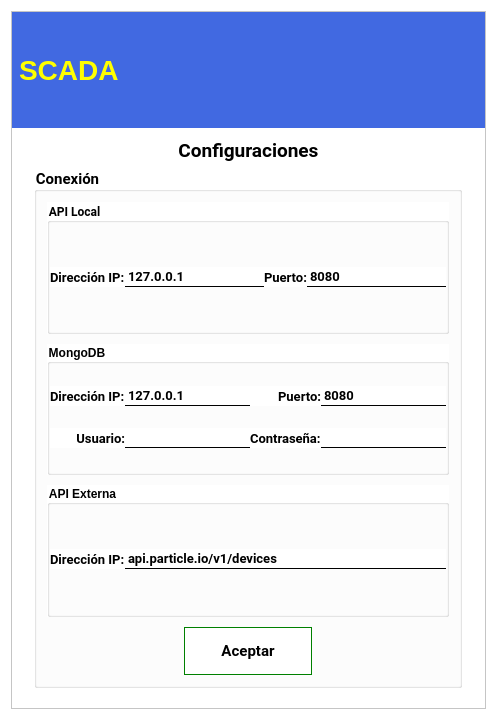
<?xml version="1.0" encoding="UTF-8"?>
<ui version="4.0">
 <class>ConfiguracionesModal</class>
 <widget class="QWidget" name="ConfiguracionesModal">
  <property name="windowModality">
   <enum>Qt::WindowModal</enum>
  </property>
  <property name="geometry">
   <rect>
    <x>0</x>
    <y>0</y>
    <width>497</width>
    <height>720</height>
   </rect>
  </property>
  <property name="sizePolicy">
   <sizepolicy hsizetype="Preferred" vsizetype="Maximum">
    <horstretch>0</horstretch>
    <verstretch>0</verstretch>
   </sizepolicy>
  </property>
  <property name="minimumSize">
   <size>
    <width>480</width>
    <height>720</height>
   </size>
  </property>
  <property name="font">
   <font>
    <family>Noto Serif</family>
    <pointsize>11</pointsize>
    <weight>75</weight>
    <bold>true</bold>
   </font>
  </property>
  <property name="contextMenuPolicy">
   <enum>Qt::NoContextMenu</enum>
  </property>
  <property name="windowTitle">
   <string>Sistema SCADA</string>
  </property>
  <property name="windowIcon">
   <iconset>
    <normaloff>../../../../../.designer/if_16_1751363.ico</normaloff>../../../../../.designer/if_16_1751363.ico</iconset>
  </property>
  <property name="styleSheet">
   <string notr="true">background-color: rgb(255, 255, 255);</string>
  </property>
  <property name="inputMethodHints">
   <set>Qt::ImhSensitiveData</set>
  </property>
  <layout class="QVBoxLayout" name="verticalLayout">
   <item>
    <widget class="QFrame" name="MainFrame">
     <property name="minimumSize">
      <size>
       <width>360</width>
       <height>0</height>
      </size>
     </property>
     <property name="frameShape">
      <enum>QFrame::StyledPanel</enum>
     </property>
     <property name="frameShadow">
      <enum>QFrame::Raised</enum>
     </property>
     <layout class="QVBoxLayout" name="verticalLayout_2">
      <property name="spacing">
       <number>0</number>
      </property>
      <property name="leftMargin">
       <number>0</number>
      </property>
      <property name="topMargin">
       <number>0</number>
      </property>
      <property name="rightMargin">
       <number>0</number>
      </property>
      <property name="bottomMargin">
       <number>20</number>
      </property>
      <item>
       <widget class="QFrame" name="TitleFrame">
        <property name="maximumSize">
         <size>
          <width>16777215</width>
          <height>16777215</height>
         </size>
        </property>
        <property name="frameShape">
         <enum>QFrame::NoFrame</enum>
        </property>
        <property name="frameShadow">
         <enum>QFrame::Plain</enum>
        </property>
        <layout class="QGridLayout" name="gridLayout">
         <property name="leftMargin">
          <number>0</number>
         </property>
         <property name="topMargin">
          <number>0</number>
         </property>
         <property name="rightMargin">
          <number>0</number>
         </property>
         <property name="bottomMargin">
          <number>0</number>
         </property>
         <property name="spacing">
          <number>0</number>
         </property>
         <item row="0" column="0">
          <widget class="QLabel" name="lblUDB">
           <property name="sizePolicy">
            <sizepolicy hsizetype="Maximum" vsizetype="Maximum">
             <horstretch>0</horstretch>
             <verstretch>0</verstretch>
            </sizepolicy>
           </property>
           <property name="minimumSize">
            <size>
             <width>0</width>
             <height>116</height>
            </size>
           </property>
           <property name="maximumSize">
            <size>
             <width>16777215</width>
             <height>116</height>
            </size>
           </property>
           <property name="styleSheet">
            <string notr="true">background-color: rgb(65, 105, 225);
margin:0px;</string>
           </property>
           <property name="frameShape">
            <enum>QFrame::NoFrame</enum>
           </property>
           <property name="text">
            <string/>
           </property>
           <property name="pixmap">
            <pixmap resource="../../resources/resources.qrc">:/source/img/logo.png</pixmap>
           </property>
           <property name="alignment">
            <set>Qt::AlignRight|Qt::AlignTrailing|Qt::AlignVCenter</set>
           </property>
          </widget>
         </item>
         <item row="0" column="2">
          <widget class="QFrame" name="ExitFrame">
           <property name="sizePolicy">
            <sizepolicy hsizetype="Maximum" vsizetype="Minimum">
             <horstretch>0</horstretch>
             <verstretch>0</verstretch>
            </sizepolicy>
           </property>
           <property name="minimumSize">
            <size>
             <width>0</width>
             <height>116</height>
            </size>
           </property>
           <property name="maximumSize">
            <size>
             <width>16777215</width>
             <height>116</height>
            </size>
           </property>
           <property name="styleSheet">
            <string notr="true">background-color: rgb(65, 105, 225);</string>
           </property>
           <property name="frameShape">
            <enum>QFrame::NoFrame</enum>
           </property>
           <property name="frameShadow">
            <enum>QFrame::Plain</enum>
           </property>
           <property name="lineWidth">
            <number>0</number>
           </property>
           <layout class="QGridLayout" name="gridLayout_4">
            <property name="leftMargin">
             <number>0</number>
            </property>
            <property name="topMargin">
             <number>0</number>
            </property>
            <property name="rightMargin">
             <number>0</number>
            </property>
            <property name="bottomMargin">
             <number>0</number>
            </property>
            <property name="spacing">
             <number>0</number>
            </property>
            <item row="0" column="1">
             <widget class="QPushButton" name="btnExit">
              <property name="sizePolicy">
               <sizepolicy hsizetype="Maximum" vsizetype="Maximum">
                <horstretch>0</horstretch>
                <verstretch>0</verstretch>
               </sizepolicy>
              </property>
              <property name="maximumSize">
               <size>
                <width>32</width>
                <height>32</height>
               </size>
              </property>
              <property name="layoutDirection">
               <enum>Qt::RightToLeft</enum>
              </property>
              <property name="text">
               <string/>
              </property>
              <property name="icon">
               <iconset resource="../../resources/resources.qrc">
                <normaloff>:/source/img/Cancelar.png</normaloff>:/source/img/Cancelar.png</iconset>
              </property>
              <property name="iconSize">
               <size>
                <width>24</width>
                <height>24</height>
               </size>
              </property>
              <property name="flat">
               <bool>true</bool>
              </property>
             </widget>
            </item>
            <item row="0" column="0" rowspan="2">
             <widget class="QLabel" name="lblIIE">
              <property name="sizePolicy">
               <sizepolicy hsizetype="Maximum" vsizetype="Preferred">
                <horstretch>0</horstretch>
                <verstretch>0</verstretch>
               </sizepolicy>
              </property>
              <property name="maximumSize">
               <size>
                <width>16777215</width>
                <height>116</height>
               </size>
              </property>
              <property name="styleSheet">
               <string notr="true">background-color: rgb(65, 105, 225);
margin:0px;</string>
              </property>
              <property name="text">
               <string/>
              </property>
              <property name="pixmap">
               <pixmap resource="../../resources/resources.qrc">:/source/img/iiie.png</pixmap>
              </property>
              <property name="scaledContents">
               <bool>false</bool>
              </property>
              <property name="alignment">
               <set>Qt::AlignCenter</set>
              </property>
             </widget>
            </item>
           </layout>
          </widget>
         </item>
         <item row="0" column="1">
          <widget class="QLabel" name="lblSCADA">
           <property name="sizePolicy">
            <sizepolicy hsizetype="Minimum" vsizetype="Maximum">
             <horstretch>0</horstretch>
             <verstretch>0</verstretch>
            </sizepolicy>
           </property>
           <property name="minimumSize">
            <size>
             <width>250</width>
             <height>116</height>
            </size>
           </property>
           <property name="maximumSize">
            <size>
             <width>16777215</width>
             <height>116</height>
            </size>
           </property>
           <property name="font">
            <font>
             <pointsize>21</pointsize>
             <weight>75</weight>
             <bold>true</bold>
            </font>
           </property>
           <property name="autoFillBackground">
            <bool>false</bool>
           </property>
           <property name="styleSheet">
            <string notr="true">color: rgb(255, 255, 0);background-color: rgb(65, 105, 225);
margin:0px;</string>
           </property>
           <property name="text">
            <string>SCADA</string>
           </property>
          </widget>
         </item>
        </layout>
       </widget>
      </item>
      <item>
       <widget class="QLabel" name="lblTitle">
        <property name="sizePolicy">
         <sizepolicy hsizetype="Minimum" vsizetype="Maximum">
          <horstretch>0</horstretch>
          <verstretch>0</verstretch>
         </sizepolicy>
        </property>
        <property name="maximumSize">
         <size>
          <width>16777215</width>
          <height>51</height>
         </size>
        </property>
        <property name="font">
         <font>
          <family>Roboto</family>
          <pointsize>14</pointsize>
          <weight>75</weight>
          <bold>true</bold>
         </font>
        </property>
        <property name="styleSheet">
         <string notr="true">margin-top:5px;</string>
        </property>
        <property name="text">
         <string>Configuraciones</string>
        </property>
        <property name="alignment">
         <set>Qt::AlignCenter</set>
        </property>
       </widget>
      </item>
      <item alignment="Qt::AlignHCenter">
       <widget class="QGroupBox" name="ContentBox">
        <property name="sizePolicy">
         <sizepolicy hsizetype="Preferred" vsizetype="Preferred">
          <horstretch>0</horstretch>
          <verstretch>0</verstretch>
         </sizepolicy>
        </property>
        <property name="minimumSize">
         <size>
          <width>401</width>
          <height>520</height>
         </size>
        </property>
        <property name="font">
         <font>
          <family>Roboto</family>
          <pointsize>11</pointsize>
          <weight>75</weight>
          <bold>true</bold>
         </font>
        </property>
        <property name="styleSheet">
         <string notr="true">background-color: rgb(255, 255, 255);</string>
        </property>
        <property name="title">
         <string>Conexión</string>
        </property>
        <property name="alignment">
         <set>Qt::AlignBottom|Qt::AlignJustify</set>
        </property>
        <property name="flat">
         <bool>true</bool>
        </property>
        <layout class="QVBoxLayout" name="ContentLayout">
         <property name="spacing">
          <number>10</number>
         </property>
         <property name="leftMargin">
          <number>10</number>
         </property>
         <property name="topMargin">
          <number>10</number>
         </property>
         <property name="rightMargin">
          <number>10</number>
         </property>
         <property name="bottomMargin">
          <number>10</number>
         </property>
         <item>
          <widget class="QGroupBox" name="ContentAPILocal">
           <property name="font">
            <font>
             <family>Roboto</family>
             <weight>75</weight>
             <bold>true</bold>
            </font>
           </property>
           <property name="title">
            <string>API Local</string>
           </property>
           <layout class="QGridLayout" name="ContentLocalLayout">
            <property name="leftMargin">
             <number>0</number>
            </property>
            <property name="topMargin">
             <number>0</number>
            </property>
            <property name="rightMargin">
             <number>0</number>
            </property>
            <property name="bottomMargin">
             <number>0</number>
            </property>
            <property name="spacing">
             <number>0</number>
            </property>
            <item row="0" column="0">
             <widget class="QLabel" name="lblIPLocal">
              <property name="font">
               <font>
                <family>Roboto</family>
                <pointsize>10</pointsize>
                <weight>75</weight>
                <bold>true</bold>
               </font>
              </property>
              <property name="lineWidth">
               <number>0</number>
              </property>
              <property name="text">
               <string>Dirección IP:</string>
              </property>
             </widget>
            </item>
            <item row="0" column="1">
             <widget class="QLineEdit" name="txtIPLocal">
              <property name="font">
               <font>
                <family>Roboto</family>
                <pointsize>10</pointsize>
                <weight>75</weight>
                <bold>true</bold>
               </font>
              </property>
              <property name="styleSheet">
               <string notr="true">border-bottom:1px solid black;border-top:none;</string>
              </property>
              <property name="text">
               <string>127.0.0.1</string>
              </property>
             </widget>
            </item>
            <item row="0" column="2">
             <widget class="QLabel" name="lblPuertoLocal">
              <property name="font">
               <font>
                <family>Roboto</family>
                <pointsize>10</pointsize>
                <weight>75</weight>
                <bold>true</bold>
               </font>
              </property>
              <property name="lineWidth">
               <number>0</number>
              </property>
              <property name="text">
               <string>Puerto:</string>
              </property>
             </widget>
            </item>
            <item row="0" column="3">
             <widget class="QLineEdit" name="txtPuertoLocal">
              <property name="font">
               <font>
                <family>Roboto</family>
                <pointsize>10</pointsize>
                <weight>75</weight>
                <bold>true</bold>
               </font>
              </property>
              <property name="styleSheet">
               <string notr="true">border-bottom:1px solid black;border-top:none;</string>
              </property>
              <property name="text">
               <string>8080</string>
              </property>
             </widget>
            </item>
           </layout>
          </widget>
         </item>
         <item>
          <widget class="QGroupBox" name="ContentMongoDB">
           <property name="font">
            <font>
             <weight>75</weight>
             <bold>true</bold>
            </font>
           </property>
           <property name="title">
            <string>MongoDB</string>
           </property>
           <layout class="QGridLayout" name="ContentMongoLayout">
            <property name="leftMargin">
             <number>0</number>
            </property>
            <property name="topMargin">
             <number>0</number>
            </property>
            <property name="rightMargin">
             <number>0</number>
            </property>
            <property name="bottomMargin">
             <number>0</number>
            </property>
            <property name="spacing">
             <number>0</number>
            </property>
            <item row="0" column="0">
             <widget class="QLabel" name="lblIPMongo">
              <property name="font">
               <font>
                <family>Roboto</family>
                <pointsize>10</pointsize>
                <weight>75</weight>
                <bold>true</bold>
               </font>
              </property>
              <property name="lineWidth">
               <number>0</number>
              </property>
              <property name="text">
               <string>Dirección IP:</string>
              </property>
             </widget>
            </item>
            <item row="0" column="1">
             <widget class="QLineEdit" name="txtIPMongo">
              <property name="font">
               <font>
                <family>Roboto</family>
                <pointsize>10</pointsize>
                <weight>75</weight>
                <bold>true</bold>
               </font>
              </property>
              <property name="styleSheet">
               <string notr="true">border-bottom:1px solid black;border-top:none;</string>
              </property>
              <property name="text">
               <string>127.0.0.1</string>
              </property>
             </widget>
            </item>
            <item row="0" column="2">
             <widget class="QLabel" name="lblPuertoMOngo">
              <property name="font">
               <font>
                <family>Roboto</family>
                <pointsize>10</pointsize>
                <weight>75</weight>
                <bold>true</bold>
               </font>
              </property>
              <property name="lineWidth">
               <number>0</number>
              </property>
              <property name="text">
               <string>Puerto:</string>
              </property>
              <property name="alignment">
               <set>Qt::AlignRight|Qt::AlignTrailing|Qt::AlignVCenter</set>
              </property>
             </widget>
            </item>
            <item row="0" column="3">
             <widget class="QLineEdit" name="txtPuertoMongo">
              <property name="font">
               <font>
                <family>Roboto</family>
                <pointsize>10</pointsize>
                <weight>75</weight>
                <bold>true</bold>
               </font>
              </property>
              <property name="styleSheet">
               <string notr="true">border-bottom:1px solid black;border-top:none;</string>
              </property>
              <property name="text">
               <string>8080</string>
              </property>
             </widget>
            </item>
            <item row="1" column="0">
             <widget class="QLabel" name="lblUsuarioMongo">
              <property name="font">
               <font>
                <family>Roboto</family>
                <pointsize>10</pointsize>
                <weight>75</weight>
                <bold>true</bold>
               </font>
              </property>
              <property name="lineWidth">
               <number>0</number>
              </property>
              <property name="text">
               <string>Usuario:</string>
              </property>
              <property name="alignment">
               <set>Qt::AlignRight|Qt::AlignTrailing|Qt::AlignVCenter</set>
              </property>
             </widget>
            </item>
            <item row="1" column="1">
             <widget class="QLineEdit" name="txtUsuarioMongo">
              <property name="font">
               <font>
                <family>Roboto</family>
                <pointsize>10</pointsize>
                <weight>75</weight>
                <bold>true</bold>
               </font>
              </property>
              <property name="styleSheet">
               <string notr="true">border-bottom:1px solid black;border-top:none;</string>
              </property>
              <property name="text">
               <string/>
              </property>
             </widget>
            </item>
            <item row="1" column="2">
             <widget class="QLabel" name="lblPasswordMongo">
              <property name="font">
               <font>
                <family>Roboto</family>
                <pointsize>10</pointsize>
                <weight>75</weight>
                <bold>true</bold>
               </font>
              </property>
              <property name="lineWidth">
               <number>0</number>
              </property>
              <property name="text">
               <string>Contraseña:</string>
              </property>
             </widget>
            </item>
            <item row="1" column="3">
             <widget class="QLineEdit" name="txtPassMongo">
              <property name="font">
               <font>
                <family>Roboto</family>
                <pointsize>10</pointsize>
                <weight>75</weight>
                <bold>true</bold>
               </font>
              </property>
              <property name="styleSheet">
               <string notr="true">border-bottom:1px solid black;border-top:none;</string>
              </property>
              <property name="text">
               <string/>
              </property>
             </widget>
            </item>
           </layout>
          </widget>
         </item>
         <item>
          <widget class="QGroupBox" name="ContentAPIExterna">
           <property name="font">
            <font>
             <weight>75</weight>
             <bold>true</bold>
            </font>
           </property>
           <property name="title">
            <string>API Externa</string>
           </property>
           <layout class="QGridLayout" name="ContentExternaLayout">
            <property name="leftMargin">
             <number>0</number>
            </property>
            <property name="topMargin">
             <number>0</number>
            </property>
            <property name="rightMargin">
             <number>0</number>
            </property>
            <property name="bottomMargin">
             <number>0</number>
            </property>
            <property name="spacing">
             <number>0</number>
            </property>
            <item row="0" column="0">
             <widget class="QLabel" name="lblIPExterna">
              <property name="font">
               <font>
                <family>Roboto</family>
                <pointsize>10</pointsize>
                <weight>75</weight>
                <bold>true</bold>
               </font>
              </property>
              <property name="lineWidth">
               <number>0</number>
              </property>
              <property name="text">
               <string>Dirección IP:</string>
              </property>
             </widget>
            </item>
            <item row="0" column="1">
             <widget class="QLineEdit" name="txtIPExterna">
              <property name="font">
               <font>
                <family>Roboto</family>
                <pointsize>10</pointsize>
                <weight>75</weight>
                <bold>true</bold>
               </font>
              </property>
              <property name="styleSheet">
               <string notr="true">border-bottom:1px solid black;border-top:none;</string>
              </property>
              <property name="text">
               <string>api.particle.io/v1/devices</string>
              </property>
             </widget>
            </item>
           </layout>
          </widget>
         </item>
         <item alignment="Qt::AlignHCenter">
          <widget class="QPushButton" name="btnAceptar">
           <property name="minimumSize">
            <size>
             <width>128</width>
             <height>48</height>
            </size>
           </property>
           <property name="maximumSize">
            <size>
             <width>128</width>
             <height>48</height>
            </size>
           </property>
           <property name="font">
            <font>
             <family>Roboto</family>
             <pointsize>11</pointsize>
             <weight>75</weight>
             <bold>true</bold>
            </font>
           </property>
           <property name="styleSheet">
            <string notr="true">border:1px solid green;</string>
           </property>
           <property name="text">
            <string>Aceptar</string>
           </property>
           <property name="icon">
            <iconset resource="../../resources/resources.qrc">
             <normaloff>:/source/img/OK.png</normaloff>:/source/img/OK.png</iconset>
           </property>
           <property name="iconSize">
            <size>
             <width>24</width>
             <height>24</height>
            </size>
           </property>
           <property name="shortcut">
            <string notr="true"/>
           </property>
           <property name="checkable">
            <bool>false</bool>
           </property>
           <property name="flat">
            <bool>true</bool>
           </property>
          </widget>
         </item>
        </layout>
       </widget>
      </item>
     </layout>
    </widget>
   </item>
  </layout>
 </widget>
 <resources>
  <include location="../../resources/resources.qrc"/>
  <include location="../../resources/resources.qrc"/>
  <include location="../../resources/resources.qrc"/>
 </resources>
 <connections/>
</ui>
